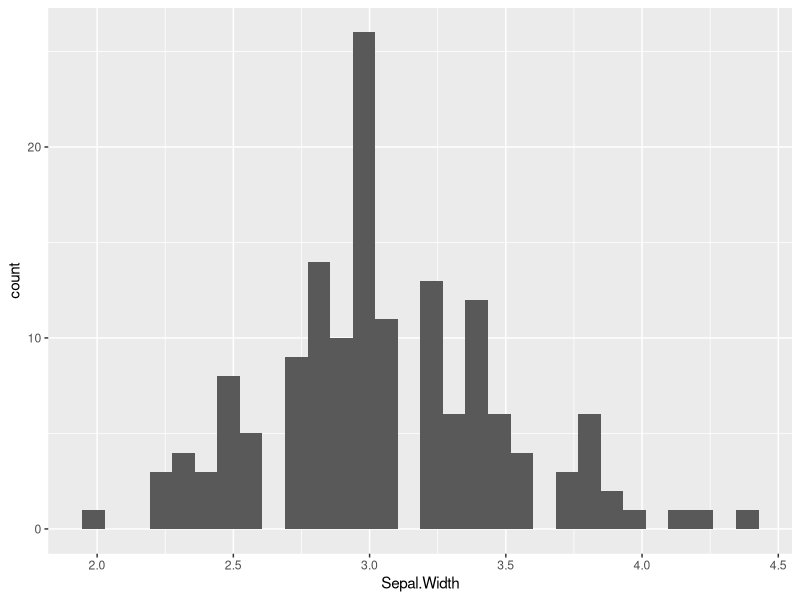
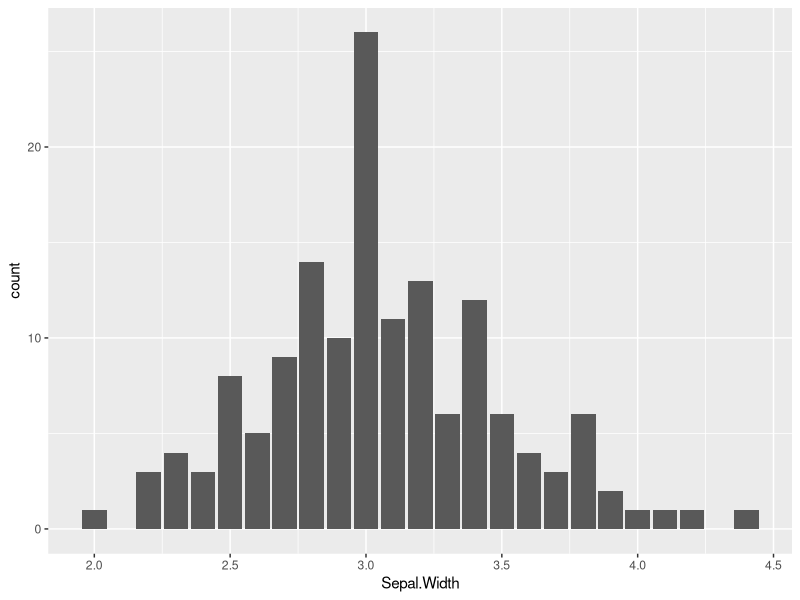
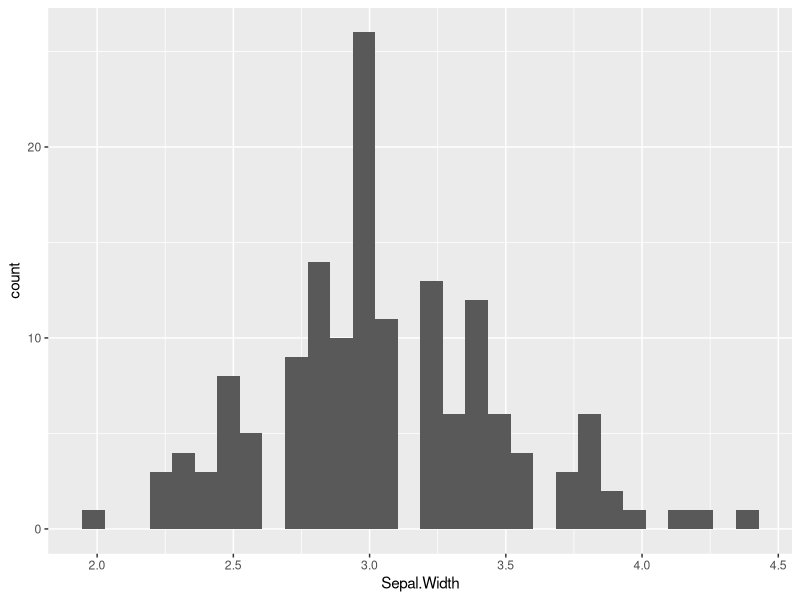
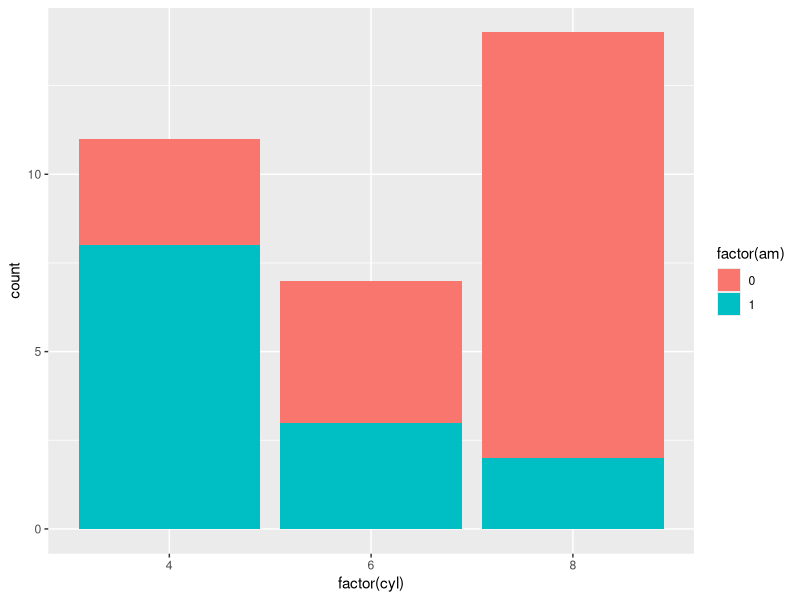
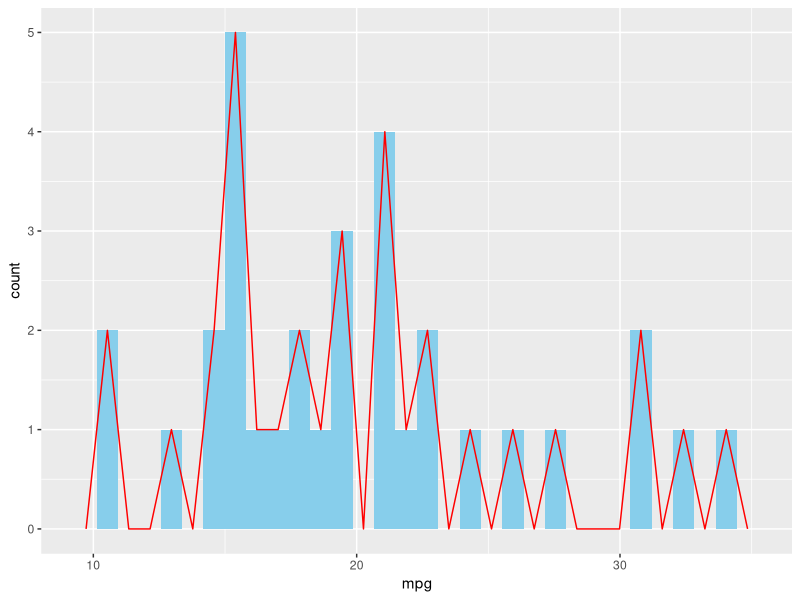
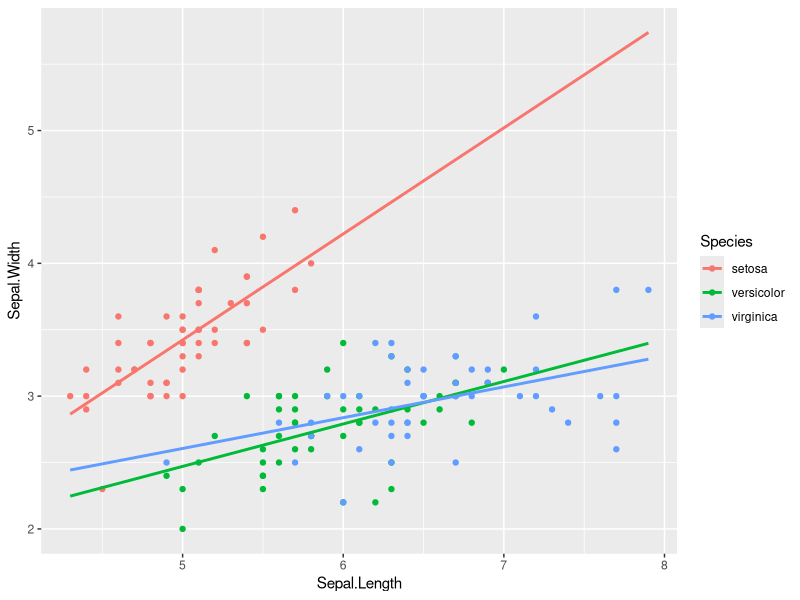
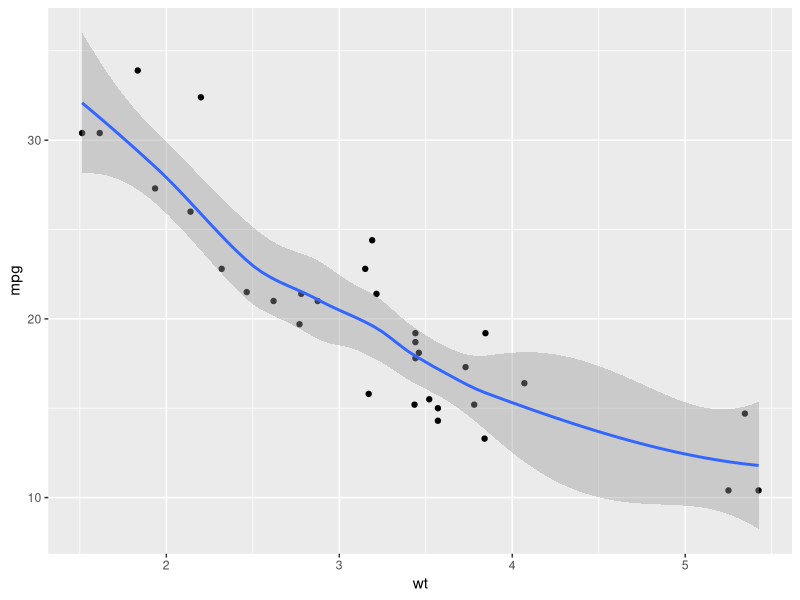
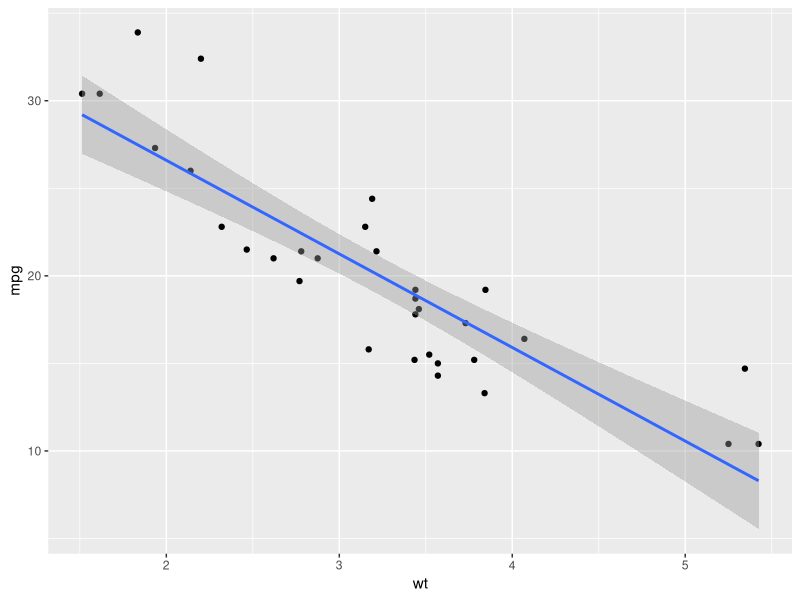

The R source for these figures, in order:
## ---- chunk 1
knitr::opts_chunk$set(echo = TRUE)
## ---- chunk 2

library("ggplot2")

# geom_ <-> stat_
p <- ggplot(iris, aes(x = Sepal.Width))
p + geom_histogram()
p + geom_bar()
p + stat_bin()

# grouping by fill
ggplot(mtcars, aes(x = factor(cyl), fill = factor(am))) +
  geom_bar()
# ggplot(mtcars, aes(x = factor(cyl), fill = factor(am))) +
#   stat_bin() # stat_bin require a continuous x variable

ggplot(mtcars, aes(x = mpg)) +
  geom_histogram(fill = "skyblue") +
  geom_freqpoly(col = "red") 

ggplot(iris, aes(x = Sepal.Length, y = Sepal.Width, col = Species)) +
  geom_point() +
  geom_smooth(method = "lm",se = FALSE, span = 0.4, fullrange = TRUE)


## ---- chunk 3

# Explore the mtcars data frame with str()
str(mtcars)

# A scatter plot with LOESS smooth
ggplot(mtcars, aes(x = wt, y = mpg)) +
  geom_point() + geom_smooth(method = "loess")

# A scatter plot with an ordinary Least Squares linear model
ggplot(mtcars, aes(x = wt, y = mpg)) +
  geom_point() + geom_smooth(method = "lm") 

# The previous plot, without CI ribbon
ggplot(mtcars, aes(x = wt, y = mpg)) +
  geom_point() + geom_smooth(method = "lm",se = FALSE)

# The previous plot, without points
ggplot(mtcars, aes(x = wt, y = mpg)) + geom_smooth(method = "lm",se = FALSE)
## ---- chunk 4

# 1 - Define cyl as a factor variable
ggplot(mtcars, aes(x = wt, y = mpg, col = factor(cyl))) +
  geom_point() +
  stat_smooth(method = "lm", se = FALSE)

# 2 - Plot 1, plus another stat_smooth() containing a nested aes()
ggplot(mtcars, aes(x = wt, y = mpg, col = factor(cyl))) +
  geom_point() +
  stat_smooth(method = "lm", se = FALSE) + stat_smooth(method = "lm", se = FALSE, aes(group = 1))

## ---- chunk 5
# Plot 1: change the LOESS span
ggplot(mtcars, aes(x = wt, y = mpg)) +
  geom_point() +
  # Add span below
  geom_smooth(se = FALSE, span = 0.7)

# Plot 2: Set the second stat_smooth() to use LOESS with a span of 0.7
ggplot(mtcars, aes(x = wt, y = mpg, col = factor(cyl))) +
  geom_point() +
  stat_smooth(method = "lm", se = FALSE) +
  # Change method and add span below
  stat_smooth(method = "loess", aes(group = 1),
              se = FALSE, col = "black", span = 0.7)

# Plot 3: Set col to "All", inside the aes layer of stat_smooth()
ggplot(mtcars, aes(x = wt, y = mpg, col = factor(cyl))) +
  geom_point() +
  stat_smooth(method = "lm", se = FALSE) +
  stat_smooth(method = "loess",
              # Add col inside aes()
              aes(group = 1, col = "All"),
              # Remove the col argument below
              se = FALSE, span = 0.7)

# Plot 4: Add scale_color_manual to change the colors
library("RColorBrewer")
myColors <- c(brewer.pal(3, "Dark2"), "black")
ggplot(mtcars, aes(x = wt, y = mpg, col = factor(cyl))) +
  geom_point() +
  stat_smooth(method = "lm", se = FALSE, span = 0.7) +
  stat_smooth(method = "loess", 
              aes(group = 1, col="All"), 
              se = FALSE, span = 0.7) +
  # Add correct arguments to scale_color_manual
  scale_color_manual("Cylinders", values = myColors)
## ---- chunk 6
library(carData)
str(Vocab)

# Plot 1: Jittered scatter plot, add a linear model (lm) smooth
ggplot(Vocab, aes(x = education, y = vocabulary)) +
  geom_jitter(alpha = 0.2) +
  stat_smooth(method = "lm",se = FALSE) # smooth

# Plot 2: points, colored by year
ggplot(Vocab, aes(x = education, y = vocabulary, col = year)) +
  geom_jitter(alpha = 0.2) 

# Plot 3: lm, colored by year
ggplot(Vocab, aes(x = education, y = vocabulary, col = factor(year))) +
  stat_smooth(method = "lm",se = FALSE) # smooth
  
# Plot 4: Set a color brewer palette
ggplot(Vocab, aes(x = education, y = vocabulary, col = factor(year))) +
  stat_smooth(method = "lm",se = FALSE) +  # smooth
  scale_color_brewer()  # colors

# Plot 5: Add the group aes, specify alpha and size
ggplot(Vocab, aes(x = education, y = vocabulary, col = year, group = factor(year))) +
  stat_smooth(method = "lm", se = FALSE, alpha = 0.6, size = 2) +
  scale_color_gradientn(colors = brewer.pal(9, "YlOrRd"))
## ---- chunk 7
# Use stat_quantile instead of stat_smooth
ggplot(Vocab, aes(x = education, y = vocabulary, col = year, group = factor(year))) +
  stat_quantile(alpha = 0.6, size = 2) +
  scale_color_gradientn(colors = brewer.pal(9,"YlOrRd"))

# Set quantile to 0.5
ggplot(Vocab, aes(x = education, y = vocabulary, col = year, group = factor(year))) +
  stat_quantile(alpha = 0.6, size = 2,quantiles = 0.5) +
  scale_color_gradientn(colors = brewer.pal(9,"YlOrRd"))
## ---- chunk 8
# Plot 1: Jittering only
p <- ggplot(Vocab, aes(x = education, y = vocabulary)) +
  geom_jitter(alpha = 0.2)
p

# Plot 2: Add stat_sum
p +
  stat_sum() # sum statistic

# Plot 3: Set size range
p +
  stat_sum() + # sum statistic
  scale_size(range = c(1, 10)) # set size scale

## ---- chunk 9
set.seed(123) 
xx <- rnorm(100)
mean(xx) + (sd(xx)* c(-1, 1))

# Hmisc
# install.packages("Hmisc")
library(Hmisc) 
smean.sdl(xx, mult = 1)

# ggplot2
mean_sdl(xx, mult = 1)
## ---- chunk 10
# uses geom_pointrange() by default
ggplot(iris, aes(x = Species, y = Sepal.Length)) +
  stat_summary(fun.data = mean_sdl, fun.args = list(mult = 1))

ggplot(iris, aes(x = Species, y = Sepal.Length)) +
  stat_summary(fun.y = mean, geom = "point") +
  stat_summary(fun.data = mean_sdl, fun.args = list(mult = 1),
  geom = "errorbar", width = 0.1)

# NOT RECOMMENDED
ggplot(iris, aes(x = Species, y = Sepal.Length)) +
  stat_summary(fun.y = mean, geom = "bar", fill = "skyblue") +
  stat_summary(fun.data = mean_sdl, fun.args = list(mult = 1),
  geom = "errorbar", width = 0.1)

## ---- chunk 11
ERR <- qt(0.975, length(xx) - 1) * (sd(xx) / sqrt(length(xx)))
mean(xx) + (ERR* c(-1, 1))

# Hmisc
smean.cl.normal(xx) 

# ggplot2
mean_cl_normal(xx) 
            
## ---- chunk 12
# use any function, as long as output has expected format
ggplot(iris, aes(x = Species, y = Sepal.Length)) +
  stat_summary(fun.data = mean_cl_normal, width = 0.1)
## ---- chunk 13
# Normal distribution
library(MASS) 
mam.new <- data.frame(body = log10(mammals$body)) 
ggplot(mam.new, aes(x = body)) +
  geom_histogram(aes( y = ..density..)) +
  geom_rug() +
  stat_function(fun = dnorm, colour = "red", arg = list(mean = mean(mam.new$body), sd = sd(mam.new$body)))

# QQ plot
mam.new$slope <- diff(quantile(mam.new$body, c(0.25, 0.75))) / diff(qnorm(c(0.25, 0.75)))
mam.new$int <- quantile(mam.new$body, 0.25) - mam.new$slope * qnorm(0.25) 
ggplot(mam.new, aes(sample = body)) +
  stat_qq() +
  geom_abline(aes(slope = slope, intercept = int), col = "red")

## ---- chunk 14
# Display structure of mtcars
str(mtcars)

# Convert cyl and am to factors
mtcars$cyl <- as.factor(mtcars$cyl)
mtcars$am <- as.factor(mtcars$am)

# Define positions
posn.d <- position_dodge(width = 0.1)
posn.jd <- position_jitterdodge(jitter.width = 0.1, dodge.width = 0.2)
posn.j <- position_jitter(width = 0.2)

# Base layers
wt.cyl.am <- ggplot(mtcars, aes(x = cyl, y = wt,col = am, fill = am, group = am))
## ---- chunk 15
# wt.cyl.am, posn.d, posn.jd and posn.j are available

# Plot 1: Jittered, dodged scatter plot with transparent points
wt.cyl.am +
  geom_point(position = posn.jd, alpha = 0.6)

# Plot 2: Mean and SD - the easy way
wt.cyl.am +
  stat_summary(fun.data = mean_sdl, fun.args = list(mult = 1), position = posn.d)

# Plot 3: Mean and 95% CI - the easy way
wt.cyl.am +
  stat_summary(fun.data = mean_cl_normal, position = posn.d)

# Plot 4: Mean and SD - with T-tipped error bars - fill in ___
wt.cyl.am +
  stat_summary(geom = "point", fun.y = mean,
               position = posn.d) +
  stat_summary(geom = "errorbar", fun.data = mean_sdl,
               position = posn.d, fun.args = list(mult = 1), width = 0.1)
## ---- chunk 16
# Play vector xx is available
mean_sdl(xx, mult = 1)

# Function to save range for use in ggplot
gg_range <- function(x) {
  # Change x below to return the instructed values
  data.frame(ymin = min(x), # Min
             ymax = max(x)) # Max
}

gg_range(xx)

# Function to Custom function
med_IQR <- function(x) {
  # Change x below to return the instructed values
  data.frame(y = median(x), # Median
             ymin = quantile(x)[2], # 1st quartile
             ymax = quantile(x)[4])  # 3rd quartile
}

med_IQR(xx)
## ---- chunk 17
# The base ggplot command; you don't have to change this
wt.cyl.am <- ggplot(mtcars, aes(x = cyl,y = wt, col = am, fill = am, group = am))

# Add three stat_summary calls to wt.cyl.am
wt.cyl.am +
  stat_summary(geom = "linerange", fun.data = med_IQR,
               position = posn.d, size = 3) +
  stat_summary(geom = "linerange", fun.data = gg_range,
               position = posn.d, size = 3,
               alpha = 0.4) +
  stat_summary(geom = "point", fun.y = median,
               position = posn.d, size = 3,
               col = "black", shape = "X")
